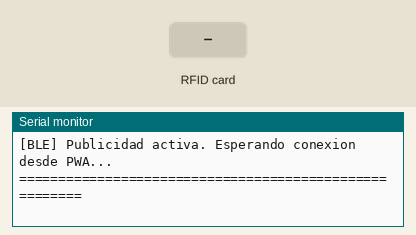
Recording of a sketch running on a simulated ESP32. Shown: the last lines printed to the serial monitor. Inputs (shaded band) come from the test bench. Nothing arrives over Bluetooth unless stated; a phone connects over Bluetooth LE 3 s after start.

Above: at 2.2 s.
2.3 s: RFID card 5E 7A 19 C4 held to the reader
At 3.7 s:
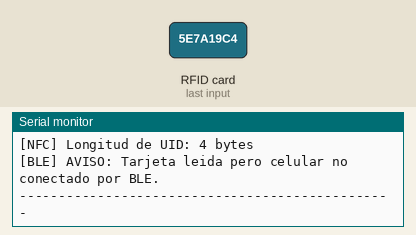
5.5 s: RFID card 5E 7A 19 C4 held to the reader
At 6.3 s:
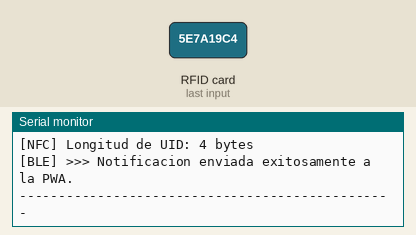

Measured:
- after the input at 2.3 s, the serial monitor: prints a new line at once (image 1)
- after the input at 5.5 s, the serial monitor: prints a new line at once (image 2)

The sketch:

esp32_pn532_ble.ino
```cpp
/**
 * ============================================================================
 * PROYECTO: CREDENCIAL INTELIGENTE ITTLA
 * FIRMWARE: ESP32 + MÓDULO NFC PN532 (I2C) + BLUETOOTH LOW ENERGY (BLE)
 * Archivo: firmware/esp32_pn532_ble/esp32_pn532_ble.ino
 *
 * DESCRIPCIÓN:
 * Lee el UID de tarjetas NFC (Mifare Classic, Ultralight, NTAG213, etc.)
 * utilizando el chip PN532 conectado por bus I2C (SDA=GPIO 21, SCL=GPIO 22).
 * Al detectar una credencial, transmite el UID formateado en hexadecimal
 * mayúsculas sin separadores (ej: "884D216B") hacia la PWA mediante BLE.
 *
 * CARACTERÍSTICAS:
 * - Comunicación 100% offline (sin Wi-Fi, sin API, sin servidor).
 * - Notificaciones BLE automáticas a la PWA Android.
 * - Filtro anti-rebote (anti-repeat): evita enviar ráfagas repetidas mientras
 *   la tarjeta permanece sobre el lector.
 * ============================================================================
 */

#include <Wire.h>
#include <Adafruit_PN532.h>
#include <BLEDevice.h>
#include <BLEServer.h>
#include <BLEUtils.h>
#include <BLE2902.h>

// ----------------------------------------------------------------------------
// CONFIGURACIÓN DE PINES I2C PARA PN532 EN ESP32
// ----------------------------------------------------------------------------
#define I2C_SDA_PIN 21
#define I2C_SCL_PIN 22

// Pines de interrupción y reset opcionales del PN532 (usando bus estándar I2C)
#define PN532_IRQ   (2)
#define PN532_RESET (3)

// Instancia del PN532 en bus I2C
Adafruit_PN532 nfc(I2C_SDA_PIN, I2C_SCL_PIN);

// ----------------------------------------------------------------------------
// UUIDs PERSONALIZADOS (DEBEN COINCIDIR EXACTAMENTE CON bluetooth-service.js)
// ----------------------------------------------------------------------------
#define SERVICE_UUID        "19b10000-e8f2-537e-4f6c-d104768a1214"
#define CHARACTERISTIC_UUID "19b10001-e8f2-537e-4f6c-d104768a1214"

#define BLE_DEVICE_NAME     "ITTLA-NFC-ESP32"

// Variables de estado BLE
BLEServer* pServer = NULL;
BLECharacteristic* pCharacteristic = NULL;
bool deviceConnected = false;
bool oldDeviceConnected = false;

// Variables para control anti-rebote / anti-repetición de tarjeta
String lastSentUID = "";
unsigned long lastReadTime = 0;
const unsigned long REPEAT_COOLDOWN_MS = 4000; // 4 segundos antes de volver a leer la misma tarjeta

// ----------------------------------------------------------------------------
// CALLBACKS DEL SERVIDOR BLE
// ----------------------------------------------------------------------------
class MyServerCallbacks: public BLEServerCallbacks {
  void onConnect(BLEServer* pServer) {
    deviceConnected = true;
    Serial.println("\n[BLE] >>> Celular/PWA conectado exitosamente.");
  };

  void onDisconnect(BLEServer* pServer) {
    deviceConnected = false;
    Serial.println("\n[BLE] <<< Celular/PWA desconectado.");
  }
};

// ----------------------------------------------------------------------------
// INICIALIZACIÓN (SETUP)
// ----------------------------------------------------------------------------
void setup() {
  Serial.begin(115200);
  delay(1000);

  Serial.println("\n=======================================================");
  Serial.println("  CREDENCIAL INTELIGENTE ITTLA - LECTOR ESP32 + PN532");
  Serial.println("=======================================================");

  // 1. Inicializar bus I2C
  Wire.begin(I2C_SDA_PIN, I2C_SCL_PIN);

  // 2. Inicializar módulo PN532
  Serial.println("[PN532] Buscando modulo PN532 en bus I2C (SDA=21, SCL=22)...");
  nfc.begin();

  uint32_t versiondata = nfc.getFirmwareVersion();
  if (!versiondata) {
    Serial.println("[PN532] ERROR: No se encontro placa PN532.");
    Serial.println("  -> Revisa que los interruptores DIP esten en modo I2C (CH1=0, CH2=1).");
    Serial.println("  -> Verifica conexiones VCC, GND, SDA (GPIO 21), SCL (GPIO 22).");
    // No detenemos completamente para permitir depuración BLE
  } else {
    Serial.print("[PN532] Modulo encontrado con exito. Chip PN5");
    Serial.println((versiondata >> 24) & 0xFF, HEX);
    Serial.print("[PN532] Version de Firmware: ");
    Serial.print((versiondata >> 16) & 0xFF, DEC);
    Serial.print('.');
    Serial.println((versiondata >> 8) & 0xFF, DEC);

    // Configurar reintentos de lectura no bloqueantes
    nfc.setPassiveActivationRetries(0xFF);
    // Configurar lector para lectura de tarjetas RF
    nfc.SAMConfig();
    Serial.println("[PN532] Lector configurado y listo para leer credenciales.");
  }

  // 3. Inicializar Servidor BLE
  Serial.print("[BLE] Inicializando servidor BLE con nombre: ");
  Serial.println(BLE_DEVICE_NAME);

  BLEDevice::init(BLE_DEVICE_NAME);
  pServer = BLEDevice::createServer();
  pServer->setCallbacks(new MyServerCallbacks());

  // Crear servicio
  BLEService *pService = pServer->createService(SERVICE_UUID);

  // Crear característica con propiedad de notificación
  pCharacteristic = pService->createCharacteristic(
                      CHARACTERISTIC_UUID,
                      BLECharacteristic::PROPERTY_READ   |
                      BLECharacteristic::PROPERTY_NOTIFY
                    );

  // Añadir descriptor 2902 requerido para notificaciones BLE hacia Android
  pCharacteristic->addDescriptor(new BLE2902());

  // Iniciar servicio
  pService->start();

  // Configurar publicidad BLE (Advertising)
  BLEAdvertising *pAdvertising = BLEDevice::getAdvertising();
  pAdvertising->addServiceUUID(SERVICE_UUID);
  pAdvertising->setScanResponse(true);
  pAdvertising->setMinPreferred(0x06); // Funciones para asistencia en iOS/Android
  pAdvertising->setMinPreferred(0x12);
  BLEDevice::startAdvertising();

  Serial.println("[BLE] Publicidad activa. Esperando conexion desde PWA...");
  Serial.println("=======================================================\n");
}

// ----------------------------------------------------------------------------
// BUCLE PRINCIPAL (LOOP)
// ----------------------------------------------------------------------------
void loop() {
  // 1. Manejo de reconexión de publicidad BLE
  if (!deviceConnected && oldDeviceConnected) {
    delay(500); // Dar tiempo al stack bluetooth
    pServer->startAdvertising();
    Serial.println("[BLE] Reiniciando publicidad para nueva conexion...");
    oldDeviceConnected = deviceConnected;
  }
  if (deviceConnected && !oldDeviceConnected) {
    oldDeviceConnected = deviceConnected;
  }

  // 2. Comprobar presencia de tarjeta en el lector PN532
  uint8_t success;
  uint8_t uid[] = { 0, 0, 0, 0, 0, 0, 0 }; // Buffer para UID (hasta 7 bytes)
  uint8_t uidLength;                       // Longitud del UID (4 o 7 bytes)

  // Intentar leer tarjeta pasiva tipo ISO14443A (Mifare / NTAG)
  success = nfc.readPassiveTargetID(PN532_MIFARE_ISO14443A, uid, &uidLength, 50);

  if (success) {
    // Formatear UID a cadena hexadecimal mayúscula sin separadores
    String currentUID = "";
    for (uint8_t i = 0; i < uidLength; i++) {
      if (uid[i] < 0x10) currentUID += "0";
      currentUID += String(uid[i], HEX);
    }
    currentUID.toUpperCase();

    unsigned long now = millis();

    // Filtro anti-rebote: evitar enviar si es la misma tarjeta dentro del tiempo de espera
    if (currentUID != lastSentUID || (now - lastReadTime) > REPEAT_COOLDOWN_MS) {
      lastSentUID = currentUID;
      lastReadTime = now;

      Serial.println("\n------------------------------------------------");
      Serial.print("[NFC] Credencial detectada. UID: ");
      Serial.println(currentUID);
      Serial.print("[NFC] Longitud de UID: ");
      Serial.print(uidLength, DEC);
      Serial.println(" bytes");

      // Si la PWA está conectada por BLE, transmitir notificación
      if (deviceConnected && pCharacteristic != NULL) {
        pCharacteristic->setValue(currentUID.c_str());
        pCharacteristic->notify();
        Serial.println("[BLE] >>> Notificacion enviada exitosamente a la PWA.");
      } else {
        Serial.println("[BLE] AVISO: Tarjeta leida pero celular no conectado por BLE.");
      }
      Serial.println("------------------------------------------------");
    }

    // Pequeño retardo entre lecturas para no saturar el bus I2C
    delay(100);
  } else {
    // Si no hay tarjeta presente durante un tiempo, limpiar UID recordado
    if (millis() - lastReadTime > 2000) {
      lastSentUID = "";
    }
  }

  delay(50);
}
```
